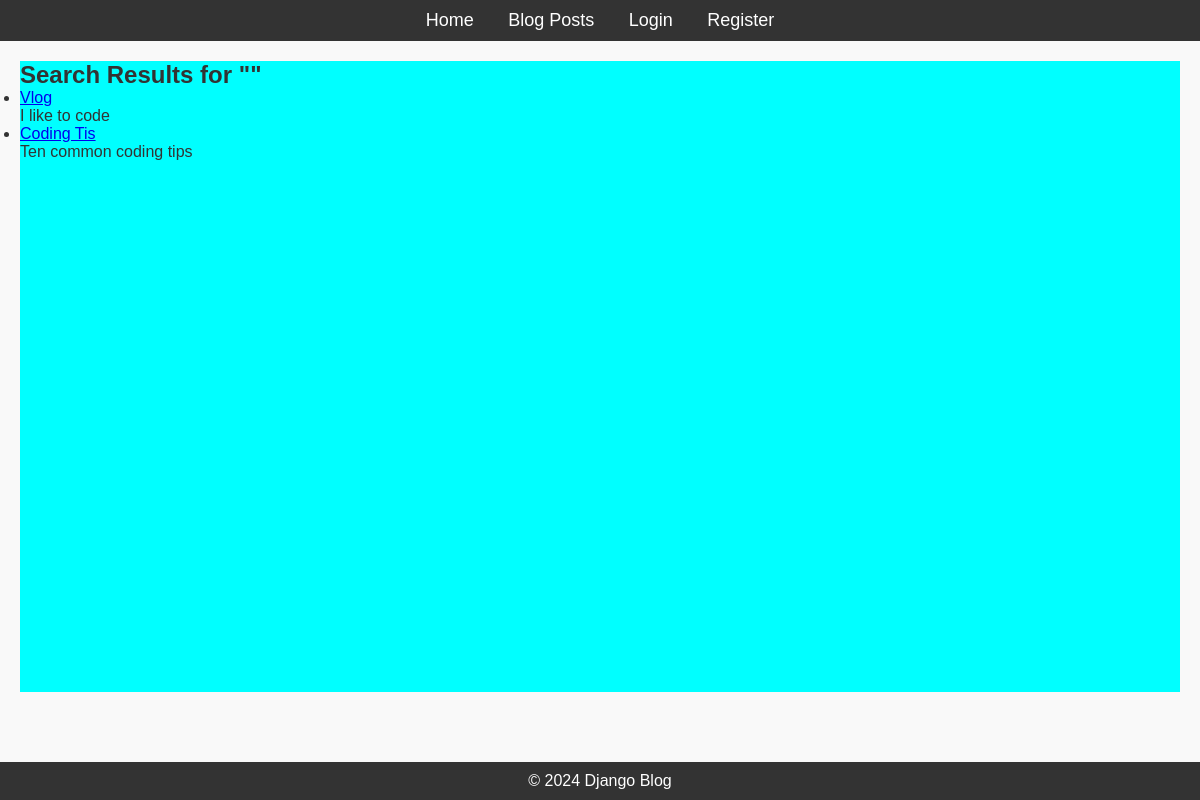
The app's page /search/, older data.
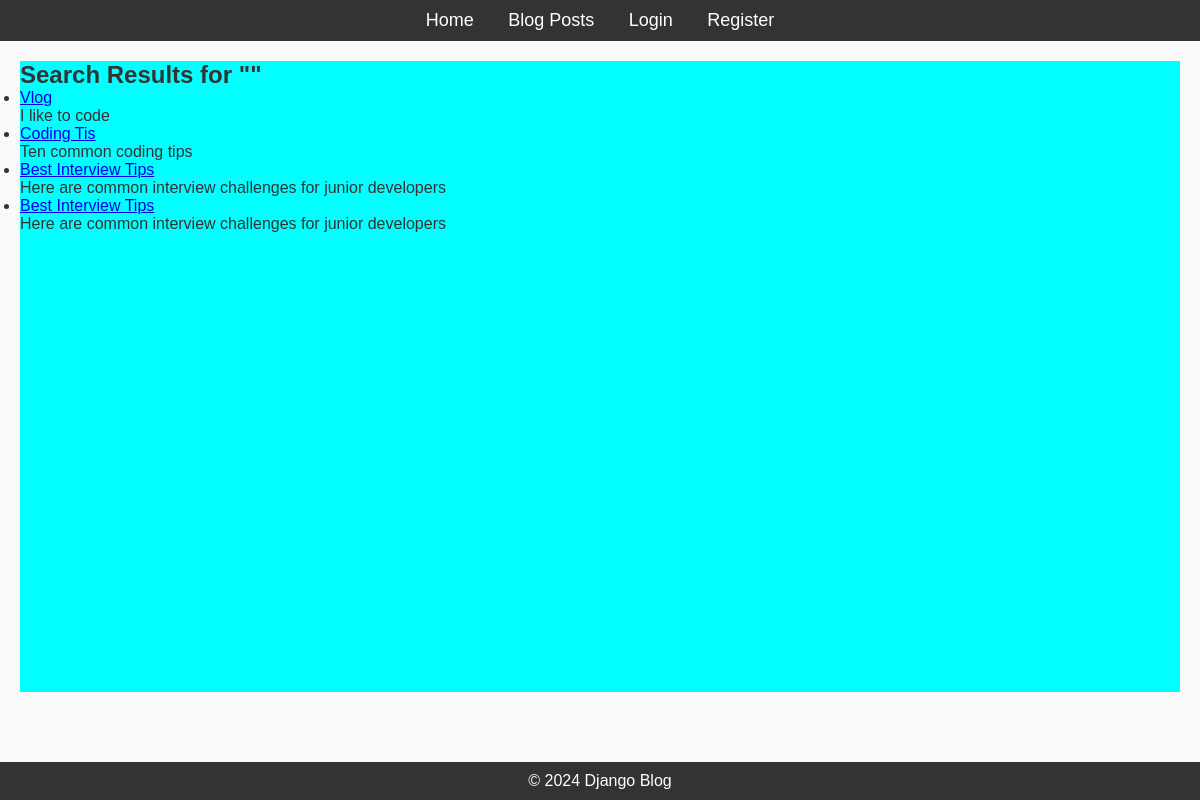
The same page, newer data.
### blog/models.py (models this page shows, shortened)
class Post(models.Model):
    title = models.CharField(max_length=200)
    content = models.TextField()
    published_date = models.DateTimeField(auto_now_add=True)
    author = models.ForeignKey(User, on_delete=models.CASCADE, related_name='posts')
    tags = TaggableManager()  # TaggableManager to manage tags

### blog/views.py (the view)
# urls.py: path('search/', views.search, name='search'),
def search(request):
    query = request.GET.get('q', '')
    if query:
        posts = Post.objects.filter(
            Q(title__icontains=query) |
            Q(content__icontains=query) |
            Q(tags__name__icontains=query)
        ).distinct()  # Ensure unique results
    else:
        posts = Post.objects.all()  # If no query, return all posts
    return render(request, 'blog/search_results.html', {'posts': posts, 'query': query})

### blog/templates/blog/search_results.html (shortened to what this page needs)
{% extends 'blog/base.html' %}
{% block content %}
<h2>Search Results for "{{ query }}"</h2>
<ul>
    {% for post in posts %}
    <li>
        <a href="{% url 'post_detail' post.pk %}">{{ post.title }}</a>
        <p>{{ post.content|truncatewords:20 }}</p>
    </li>
    {% empty %}
    <p>No posts found.</p>
    {% endfor %}
</ul>
{% endblock %}

Row changes from the older to the newer data that the page shows:
added Post: title "Best Interview Tips", content "Here are common interview challenges for junior developers"
added Post: title "Best Interview Tips", content "Here are common interview challenges for junior developers"
